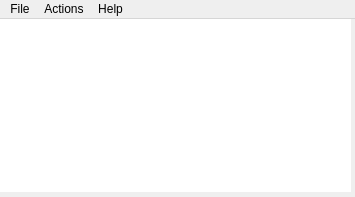
<?xml version="1.0" encoding="UTF-8"?>
<ui version="4.0">
 <class>HighScore</class>
 <widget class="QMainWindow" name="HighScore">
  <property name="geometry">
   <rect>
    <x>0</x>
    <y>0</y>
    <width>355</width>
    <height>197</height>
   </rect>
  </property>
  <property name="windowTitle">
   <string>HighScore</string>
  </property>
  <widget class="QWidget" name="centralWidget">
   <widget class="QTableWidget" name="tableWidget">
    <property name="geometry">
     <rect>
      <x>0</x>
      <y>0</y>
      <width>351</width>
      <height>173</height>
     </rect>
    </property>
    <property name="sizePolicy">
     <sizepolicy hsizetype="Expanding" vsizetype="Expanding">
      <horstretch>1</horstretch>
      <verstretch>1</verstretch>
     </sizepolicy>
    </property>
    <property name="minimumSize">
     <size>
      <width>351</width>
      <height>0</height>
     </size>
    </property>
    <property name="sizeIncrement">
     <size>
      <width>1</width>
      <height>1</height>
     </size>
    </property>
    <property name="baseSize">
     <size>
      <width>300</width>
      <height>300</height>
     </size>
    </property>
    <property name="frameShape">
     <enum>QFrame::NoFrame</enum>
    </property>
    <property name="sortingEnabled">
     <bool>false</bool>
    </property>
    <property name="rowCount">
     <number>0</number>
    </property>
    <property name="columnCount">
     <number>0</number>
    </property>
    <attribute name="horizontalHeaderDefaultSectionSize">
     <number>100</number>
    </attribute>
    <attribute name="horizontalHeaderDefaultSectionSize">
     <number>100</number>
    </attribute>
   </widget>
  </widget>
  <widget class="QMenuBar" name="menuBar">
   <property name="geometry">
    <rect>
     <x>0</x>
     <y>0</y>
     <width>355</width>
     <height>20</height>
    </rect>
   </property>
   <widget class="QMenu" name="menuFile">
    <property name="title">
     <string>File</string>
    </property>
    <addaction name="actionExit"/>
   </widget>
   <widget class="QMenu" name="menuActions">
    <property name="title">
     <string>Actions</string>
    </property>
    <addaction name="actionPong2"/>
    <addaction name="actionBibleQuiz"/>
    <addaction name="actionRedSquare"/>
    <addaction name="actionSpaceBubble"/>
    <addaction name="actionTowerDefense"/>
    <addaction name="separator"/>
    <addaction name="actionSettings"/>
   </widget>
   <widget class="QMenu" name="menuHelp">
    <property name="title">
     <string>Help</string>
    </property>
    <addaction name="actionRelease_Notes"/>
    <addaction name="actionDonate"/>
    <addaction name="actionCredits"/>
    <addaction name="separator"/>
    <addaction name="actionCheck_for_updates"/>
    <addaction name="separator"/>
    <addaction name="actionAbout"/>
   </widget>
   <addaction name="menuFile"/>
   <addaction name="menuActions"/>
   <addaction name="menuHelp"/>
  </widget>
  <action name="actionExit">
   <property name="text">
    <string>Exit</string>
   </property>
  </action>
  <action name="actionPong2">
   <property name="checkable">
    <bool>true</bool>
   </property>
   <property name="text">
    <string>Pong2</string>
   </property>
  </action>
  <action name="actionBibleQuiz">
   <property name="checkable">
    <bool>true</bool>
   </property>
   <property name="text">
    <string>BibleQuiz</string>
   </property>
  </action>
  <action name="actionRedSquare">
   <property name="checkable">
    <bool>true</bool>
   </property>
   <property name="text">
    <string>RedSquare</string>
   </property>
  </action>
  <action name="actionSpaceBubble">
   <property name="checkable">
    <bool>true</bool>
   </property>
   <property name="text">
    <string>SpaceBubble</string>
   </property>
  </action>
  <action name="actionTowerDefense">
   <property name="checkable">
    <bool>true</bool>
   </property>
   <property name="text">
    <string>TowerDefense</string>
   </property>
  </action>
  <action name="actionAbout">
   <property name="text">
    <string>About</string>
   </property>
  </action>
  <action name="actionSettings">
   <property name="text">
    <string>Settings</string>
   </property>
  </action>
  <action name="actionCheck_for_updates">
   <property name="text">
    <string>Check for updates...</string>
   </property>
  </action>
  <action name="actionRelease_Notes">
   <property name="text">
    <string>Release Notes</string>
   </property>
  </action>
  <action name="actionDonate">
   <property name="text">
    <string>Donate</string>
   </property>
  </action>
  <action name="actionCredits">
   <property name="text">
    <string>Credits</string>
   </property>
  </action>
 </widget>
 <layoutdefault spacing="6" margin="11"/>
 <tabstops>
  <tabstop>tableWidget</tabstop>
 </tabstops>
 <resources/>
 <connections/>
</ui>
